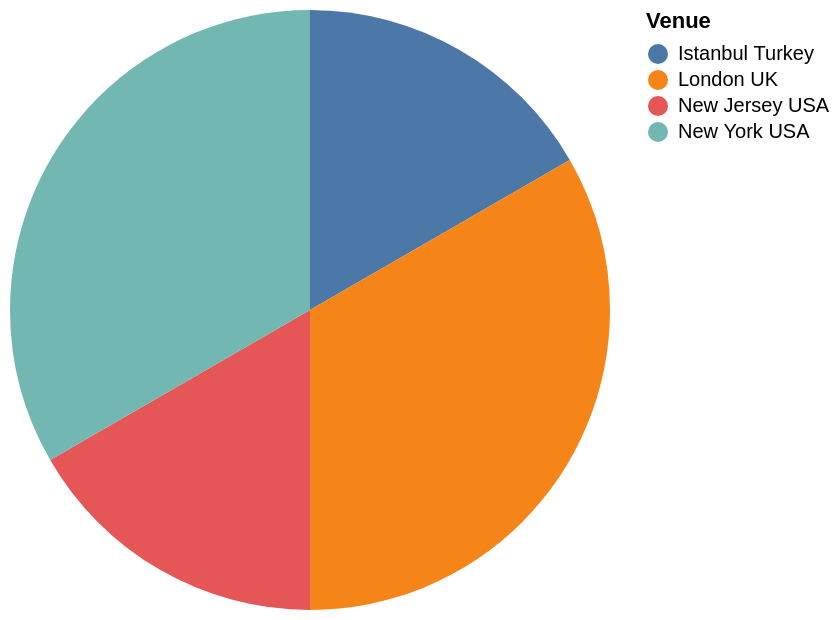

Write the Vega-Lite specification saved for this chart.
### Vega-Lite specification from a JSON file in a GitHub repository (floating-point values rounded to 4 significant figures)
{"data": {"values": [{"x_data": "Istanbul Turkey", "y_data": 1}, {"x_data": "London UK", "y_data": 2}, {"x_data": "New Jersey USA", "y_data": 1}, {"x_data": "New York USA", "y_data": 2}]}, "mark": "arc", "encoding": {"theta": {"field": "y_data", "type": "quantitative", "title": "COUNT(Venue)"}, "color": {"field": "x_data", "type": "nominal", "title": "Venue"}}}
